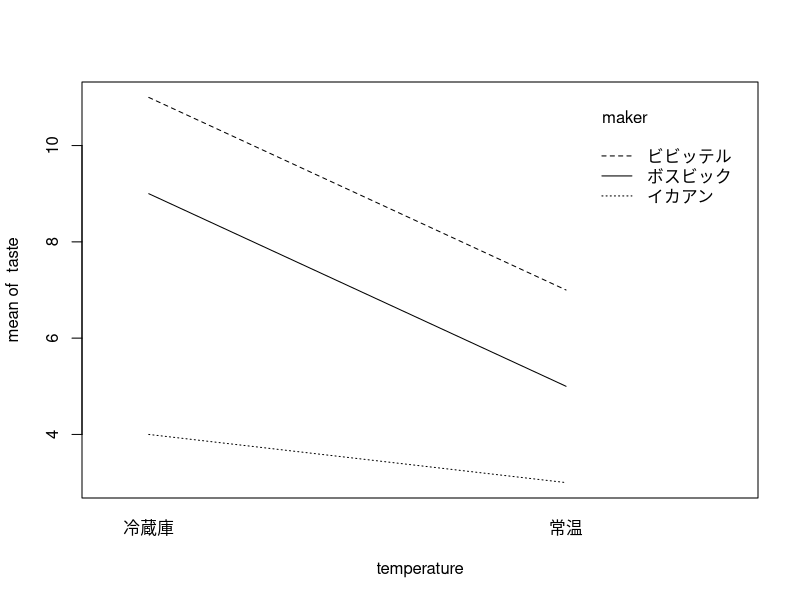
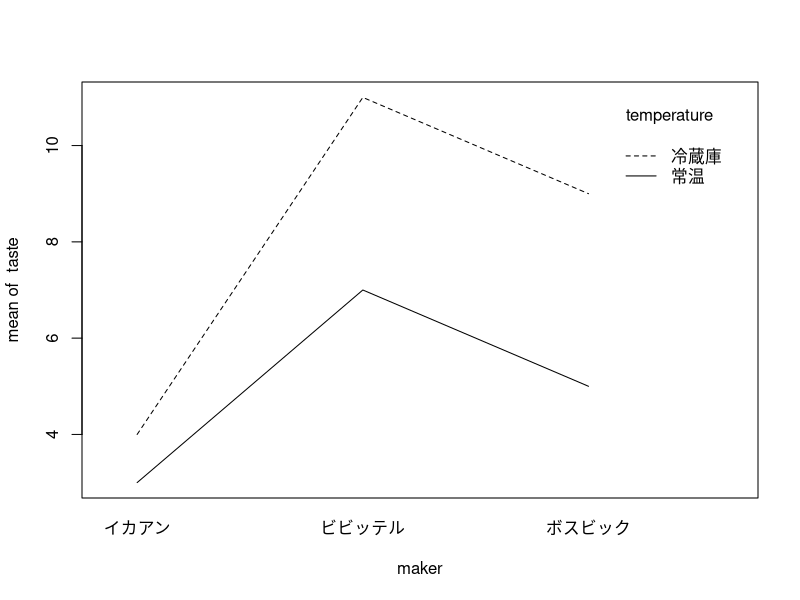

Here is the R script that generated these plots, in order:
## ---- chunk 1
knitr::opts_chunk$set(echo = TRUE)
## ---- chunk 2
A <- c(15, 9, 18, 14, 18)
B <- c(13, 8, 8, 12, 7)
C <- c(10, 6, 11, 7, 12)
D <- c(10, 7, 3, 5, 7)
stat_test_2 <- c(A, B, C, D)
stat_test_2

# 指導法ごとにカテゴリを表せるようにしておく
method <- c(rep("A", 5), rep("B", 5), rep("C", 5), rep("D", 5))
method
# 文字列型を要因型を要因型に変換する。分散分析の関数が要因型を受けるようになってる。
method_factor <- factor(method)
method_factor

# 分散分析1
# 第一引数は 従属変数~説明変数 という書式
oneway.test(stat_test_2 ~ method_factor, var.equal = TRUE)

# 分散分析2
summary(aov(stat_test_2 ~ method_factor))

# 分散分析3
anova(lm(stat_test_2 ~ method_factor))

TukeyHSD(aov(stat_test_2 ~ method_factor))
## ---- chunk 3
taste <- c(6, 4, 5, 3, 2, 10, 8, 10, 8, 9, 11, 12, 12, 10, 10, 5, 4, 2, 2, 2, 7, 6, 5, 4, 3, 12, 8, 5, 6, 4)
taste

temperature <- factor(c(rep("冷蔵庫", 15), rep("常温", 15)))
temperature

maker <- factor(rep(c(rep("イカアン", 5), rep("ボスビック", 5), rep("ビビッテル", 5)), 2))
maker

# temperature * makerでそれぞれの趣向かと交互作用のすべてを含めるという意味になる
summary(aov(taste ~ temperature * maker))

interaction.plot(temperature, maker, taste)
interaction.plot(maker, temperature, taste)
## ---- chunk 4
# わかりやすく人の名前にしてるけど、他人事にIDを割り振ったりしたほうが楽
A1Conditoin <- rep(c("村松", "川崎", "井口", "松中", "城島"), 3)
A2Conditoin <- rep(c("斎藤", "和田", "寺原", "杉内", "新垣"), 3)
person2 <- factor(c(A1Conditoin, A2Conditoin))
person2

# temperature * makerでそれぞれの趣向かと交互作用のすべてを含めるという意味 (ここは前と変わらず)
summary(aov(taste ~ temperature * maker + Error(person2:temperature + person2:temperature:maker)))
## ---- chunk 5
A <- c(75, 61, 68, 58, 66, 55, 65, 63)
B <- c(62, 60, 66, 63, 55, 53, 59, 63)
C <- c(65, 60, 78, 52, 59, 66, 73, 64)
D <- c(52, 59, 44, 67, 47, 53, 58, 49)
scores <- c(A, B, C, D)

departments <- c(rep("A", 8), rep("B", 8), rep("C", 8), rep("D", 8))
departments_factor <- factor(departments)

summary(aov(scores ~ departments))
## ---- chunk 6
TukeyHSD(aov(scores ~ departments))
## ---- chunk 7
methods <- c(rep("講義", 7), rep("問題", 7), rep("実習", 7))
person <- factor(rep(c("森本", "田中", "稲葉", "せき", "高橋", "工藤", "金子"), 3))

講義 <- c("51", "66", "70", "75", "73", "62", "55")
問題 <- c("47", "54", "55", "39", "60", "62", "56")
実習 <- c("55", "37", "47", "60", "62", "53", "50")
score <- c(講義, 問題, 実習)

summary(aov(score ~ methods + person))

result <- data.frame(学生 = person, 形式 = methods, テスト = score)
result

TukeyHSD(aov(score ~ methods + person, result))
